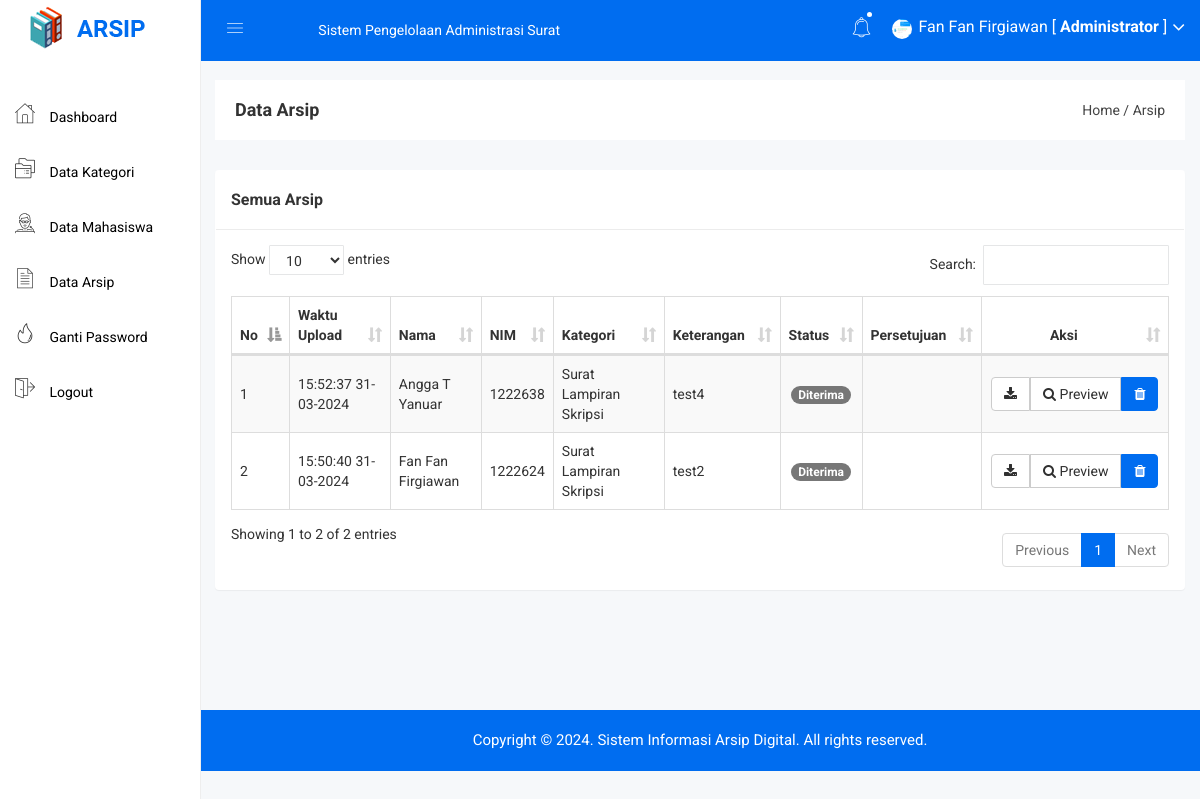
/admin/arsip.php (signed in), run on the app's committed database.
### tables this page shows
CREATE TABLE `arsip` (
  `arsip_id` int NOT NULL,
  `arsip_waktu_upload` datetime NOT NULL,
  `arsip_petugas` int NOT NULL,
  `arsip_kode` varchar(255) NOT NULL,
  `arsip_nama` varchar(255) NOT NULL,
  `arsip_jenis` varchar(255) NOT NULL,
  `arsip_kategori` int NOT NULL,
  `arsip_keterangan` text NOT NULL,
  `arsip_file` varchar(255) NOT NULL,
  `status` enum('Pending','Diterima','Ditolak') DEFAULT 'Pending'
);

CREATE TABLE `mahasiswa` (
  `mahasiswa_id` int NOT NULL,
  `mahasiswa_nama` varchar(255) NOT NULL,
  `mahasiswa_nim` varchar(100) NOT NULL,
  `mahasiswa_password` varchar(255) NOT NULL,
  `mahasiswa_foto` varchar(100) DEFAULT NULL
);

CREATE TABLE `kategori` (
  `kategori_id` int NOT NULL,
  `kategori_nama` varchar(255) NOT NULL,
  `kategori_keterangan` text NOT NULL
);

### admin/arsip.php (the view, shortened to what this page needs)
<?php include 'header.php'; ?>
<div class="breadcome-area">
    <div class="container-fluid">
        <div class="row">
            <div class="col-lg-12 col-md-12 col-sm-12 col-xs-12">
                <div class="breadcome-list">
                    <div class="row">
                        <div class="col-lg-6 col-md-6 col-sm-6 col-xs-12">
                            <div class="breadcome-heading">
                                <h4 style="margin-bottom: 0px">Data Arsip</h4>
                            </div>
                        </div>
                        <div class="col-lg-6 col-md-6 col-sm-6 col-xs-12">
                            <ul class="breadcome-menu" style="padding-top: 0px">
                                <li><a href="#">Home</a> <span class="bread-slash">/</span></li>
                                <li><span class="bread-blod">Arsip</span></li>
                            </ul>
                        </div>
                    </div>
                </div>
            </div>
        </div>
    </div>
</div>
<div class="container-fluid">
    <div class="panel panel">
        <div class="panel-heading">
            <h3 class="panel-title">Semua Arsip</h3>
        </div>
        <div class="panel-body">
            <table id="table" class="table table-bordered table-striped table-hover table-datatable">
                <thead>
                    <tr>
                        <th width="1%">No</th>
                        <th>Waktu Upload</th>
                        <th>Nama</th>
                        <th>NIM</th>
                        <th>Kategori</th>
                        <th>Keterangan</th>
                        <th>Status</th>
                        <th>Persetujuan</th>
                        <th class="text-center" width="20%">Aksi</th>
                    </tr>
                </thead>
                <tbody>
                    <?php
                    include '../koneksi.php';
                    $no = 1;
                    $arsip = mysqli_query($koneksi,"SELECT * FROM arsip,kategori,mahasiswa WHERE arsip_petugas=mahasiswa_id and arsip_kategori=kategori_id ORDER BY arsip_id DESC");
                    while($p = mysqli_fetch_array($arsip)){
                        ?>
                        <tr>
                            <td><?php echo $no++; ?></td>
                            <td><?php echo date('H:i:s  d-m-Y',strtotime($p['arsip_waktu_upload'])) ?></td>
                            <td><?php echo $p['mahasiswa_nama'] ?></td>
                            <td><?php echo $p['mahasiswa_nim'] ?></td>
                            <td><?php echo $p['kategori_nama'] ?></td>
                            <td><?php echo $p['arsip_keterangan'] ?></td>
                            <td class="text-center">
                            <span class="badge warning"><?php echo $p['status']?></span>
                            </td>
                            <td class="text-center">
                            </td>
                            <td class="text-center">
                                <div class="btn-group">
                                    <a target="_blank" class="btn btn-default" href="../arsip/<?php echo $p['arsip_file']; ?>"><i class="fa fa-download"></i></a>
                                    <a target="_blank" href="arsip_preview.php?id=<?php echo $p['arsip_id']; ?>" class="btn btn-default"><i class="fa fa-search"></i> Preview</a>
                                    <button type="button" class="btn btn-primary" data-toggle="modal" data-target="#exampleModal_<?php echo $p['arsip_id']; ?>">
                                        <i class="fa fa-trash"></i>
                                    </button>
                                </div>
                            </td>
                        </tr>
                        <?php
                    }
                    ?>
                </tbody>
            </table>
        </div>
    </div>
</div>
<?php include 'footer.php'; ?>

### admin/header.php (shortened to what this page needs)
<!doctype html>
<html>
<head>
    <link rel="stylesheet" href="../assets/css/bootstrap.min.css">
    <link rel="stylesheet" href="../assets/css/font-awesome.min.css">
    <link rel="stylesheet" href="../assets/css/owl.carousel.css">
    <link rel="stylesheet" href="../assets/css/owl.theme.css">
    <link rel="stylesheet" href="../assets/css/owl.transitions.css">
    <link rel="stylesheet" href="../assets/css/animate.css">
    <link rel="stylesheet" href="../assets/css/normalize.css">
    <link rel="stylesheet" href="../assets/css/meanmenu.min.css">
    <link rel="stylesheet" href="../assets/css/main.css">
    <link rel="stylesheet" href="../assets/css/educate-custon-icon.css">
    <link rel="stylesheet" href="../assets/css/morrisjs/morris.css">
    <link rel="stylesheet" href="../assets/css/scrollbar/jquery.mCustomScrollbar.min.css">
    <link rel="stylesheet" href="../assets/css/metisMenu/metisMenu.min.css">
    <link rel="stylesheet" href="../assets/css/metisMenu/metisMenu-vertical.css">
    <link rel="stylesheet" href="../assets/css/calendar/fullcalendar.min.css">
    <link rel="stylesheet" href="../assets/css/calendar/fullcalendar.print.min.css">
    <link rel="stylesheet" href="/assets/style.css">
    <link rel="stylesheet" href="../assets/css/responsive.css">
    <link rel="stylesheet" href="../assets/css/style.css">
    <link rel="stylesheet" type="text/css" href="../assets/js/DataTables/datatables.css">
    <?php
    include '../koneksi.php';
    ?>
</head>
<body>
    <div class="left-sidebar-pro">
        <nav id="sidebar" class="">
            <div class="sidebar-header">
                <a href="index.html"><img class="main-logo" src="../assets/img/logo/logo.png" alt="" /></a>
            </div>
            <div class="left-custom-menu-adp-wrap comment-scrollbar">
                <nav class="sidebar-nav left-sidebar-menu-pro" style="margin-top: 30px">
                    <ul class="metismenu" id="menu1">
                        <li class="active">
                            <a href="index.php">
                                <span class="educate-icon educate-home icon-wrap"></span>
                                <span class="mini-click-non">Dashboard</span>
                            </a>
                        </li>
                        <li>
                            <a href="kategori.php" aria-expanded="false"><span class="educate-icon educate-course icon-wrap sub-icon-mg" aria-hidden="true"></span> <span class="mini-click-non">Data Kategori</span></a>
                        </li>
                        <li>
                            <a href="mahasiswa.php" aria-expanded="false"><span class="educate-icon educate-professor icon-wrap sub-icon-mg" aria-hidden="true"></span> <span class="mini-click-non">Data Mahasiswa</span></a>
                        </li>
                        <li>
                            <a href="arsip.php" aria-expanded="false"><span class="educate-icon educate-data-table icon-wrap sub-icon-mg" aria-hidden="true"></span> <span class="mini-click-non">Data Arsip</span></a>
                        </li>
                        <li>
                            <a href="gantipassword.php" aria-expanded="false"><span class="educate-icon educate-danger icon-wrap sub-icon-mg" aria-hidden="true"></span> <span class="mini-click-non">Ganti Password</span></a>
                        </li>
                        <li>
                            <a href="logout.php" aria-expanded="false"><span class="educate-icon educate-pages icon-wrap sub-icon-mg" aria-hidden="true"></span> <span class="mini-click-non">Logout</span></a>
                        </li>
                    </ul>
                </nav>
            </div>
        </nav>
    </div>
    <div class="all-content-wrapper">
        <div class="container-fluid">
            <div class="row">
                <div class="col-lg-12 col-md-12 col-sm-12 col-xs-12">
                    <div class="logo-pro">
                        <a href="index.html"><img class="main-logo" src="../assets/img/logo/logo.png" alt="" /></a>
                    </div>
                </div>
            </div>
        </div>
        <div class="header-advance-area">
            <div class="header-top-area">
                <div class="container-fluid">
                    <div class="row">
                        <div class="col-lg-12 col-md-12 col-sm-12 col-xs-12">
                            <div class="header-top-wraper">
                                <div class="row">
                                    <div class="col-lg-1 col-md-0 col-sm-12 col-xs-12">
                                        <div class="menu-switcher-pro">
                                            <button type="button" id="sidebarCollapse" class="btn bar-button-pro header-drl-controller-btn btn-info navbar-btn">
                                                <i class="educate-icon educate-nav"></i>
                                            </button>
                                        </div>
                                    </div>
                                    <div class="col-lg-5 col-md-6 col-sm-12 col-xs-12">
                                        <div class="header-top-menu tabl-d-n">
                                            <ul class="nav navbar-nav mai-top-nav">
                                                <li class="nav-item"><a href="#" class="nav-link">Sistem Pengelolaan Administrasi Surat</a></li>
                                            </ul>
                                        </div>
                                    </div>
                                    <div class="col-lg-6 col-md-6 col-sm-12 col-xs-12">
                                        <div class="header-right-info">
                                            <ul class="nav navbar-nav mai-top-nav header-right-menu">
                                                <li class="nav-item">
                                                    <a href="#" data-toggle="dropdown" role="button" aria-expanded="false" class="nav-link dropdown-toggle"><i class="educate-icon educate-bell" aria-hidden="true"></i><span class="indicator-nt"></span></a>
                                            </li>
                                            <li class="nav-item">
                                                <a href="#" data-toggle="dropdown" role="button" aria-expanded="false" class="nav-link dropdown-toggle">
                                                    <?php
                                                    $id_admin = $_SESSION['id'];
                                                    $profil = mysqli_query($koneksi,"select * from admin where admin_id='$id_admin'");
                                                    $profil = mysqli_fetch_assoc($profil);
                                                    if($profil['admin_foto'] == ""){
                                                      ?>
                                                      <img src="../gambar/sistem/user.png" style="width: 20px;height: 20px">
                                                  <?php }else{ ?>
                                                    <img src="../gambar/admin/<?php echo $profil['admin_foto'] ?>" style="width: 20px;height: 20px">
                                                <?php } ?>
                                                <span class="admin-name"><?php echo $_SESSION['nama']; ?> [ <b>Administrator</b> ]</span>
                                                <i class="fa fa-angle-down edu-icon edu-down-arrow"></i>
                                            </a>
                                        </li>
                                    </ul>
                                </div>
                            </div>
                        </div>
                    </div>
                </div>
            </div>
        </div>
    </div>
</div>

### data on the page
arsip: arsip_waktu_upload "15:52:37 31-03-2024", mahasiswa.mahasiswa_nama "Angga T Yanuar", mahasiswa.mahasiswa_nim "1222638", kategori.kategori_nama "Surat Lampiran Skripsi", arsip_keterangan "test4", status "Diterima"
arsip: arsip_waktu_upload "15:50:40 31-03-2024", mahasiswa.mahasiswa_nama "Fan Fan Firgiawan", mahasiswa.mahasiswa_nim "1222624", kategori.kategori_nama "Surat Lampiran Skripsi", arsip_keterangan "test2", status "Diterima"

### other printed values
$_SESSION['nama'] "Fan Fan Firgiawan"
